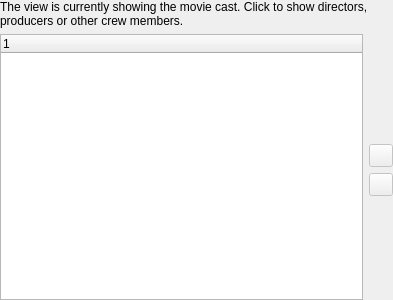
<ui version="4.0" >
 <class>MvdCrewPage</class>
 <widget class="QWidget" name="MvdCrewPage" >
  <property name="geometry" >
   <rect>
    <x>0</x>
    <y>0</y>
    <width>393</width>
    <height>300</height>
   </rect>
  </property>
  <property name="windowTitle" >
   <string>Form</string>
  </property>
  <layout class="QGridLayout" name="gridLayout" >
   <property name="margin" >
    <number>0</number>
   </property>
   <item row="0" column="0" colspan="2" >
    <widget class="QLabel" name="toggleLabel" >
     <property name="contextMenuPolicy" >
      <enum>Qt::NoContextMenu</enum>
     </property>
     <property name="text" >
      <string>The view is currently showing the movie cast. Click to show directors, producers or other crew members.</string>
     </property>
     <property name="wordWrap" >
      <bool>true</bool>
     </property>
     <property name="margin" >
      <number>4</number>
     </property>
    </widget>
   </item>
   <item rowspan="4" row="1" column="0" >
    <widget class="QStackedWidget" name="stack" >
     <property name="currentIndex" >
      <number>3</number>
     </property>
     <widget class="QWidget" name="page" >
      <property name="geometry" >
       <rect>
        <x>0</x>
        <y>0</y>
        <width>364</width>
        <height>258</height>
       </rect>
      </property>
      <layout class="QGridLayout" >
       <property name="margin" >
        <number>0</number>
       </property>
       <item row="0" column="0" >
        <widget class="MvdSDTreeWidget" name="cast" >
         <column>
          <property name="text" >
           <string>1</string>
          </property>
         </column>
        </widget>
       </item>
      </layout>
     </widget>
     <widget class="QWidget" name="page_2" >
      <property name="geometry" >
       <rect>
        <x>0</x>
        <y>0</y>
        <width>364</width>
        <height>258</height>
       </rect>
      </property>
      <layout class="QGridLayout" >
       <property name="margin" >
        <number>0</number>
       </property>
       <item row="0" column="0" >
        <widget class="MvdSDTreeWidget" name="directors" >
         <column>
          <property name="text" >
           <string>1</string>
          </property>
         </column>
        </widget>
       </item>
      </layout>
     </widget>
     <widget class="QWidget" name="page_3" >
      <property name="geometry" >
       <rect>
        <x>0</x>
        <y>0</y>
        <width>364</width>
        <height>258</height>
       </rect>
      </property>
      <layout class="QGridLayout" >
       <property name="margin" >
        <number>0</number>
       </property>
       <item row="0" column="0" >
        <widget class="MvdSDTreeWidget" name="producers" >
         <column>
          <property name="text" >
           <string>1</string>
          </property>
         </column>
        </widget>
       </item>
      </layout>
     </widget>
     <widget class="QWidget" name="page_4" >
      <property name="geometry" >
       <rect>
        <x>0</x>
        <y>0</y>
        <width>364</width>
        <height>258</height>
       </rect>
      </property>
      <layout class="QGridLayout" >
       <property name="margin" >
        <number>0</number>
       </property>
       <item row="0" column="0" >
        <widget class="MvdSDTreeWidget" name="crew" >
         <column>
          <property name="text" >
           <string>1</string>
          </property>
         </column>
        </widget>
       </item>
      </layout>
     </widget>
    </widget>
   </item>
   <item row="1" column="1" >
    <spacer name="verticalSpacer_2" >
     <property name="orientation" >
      <enum>Qt::Vertical</enum>
     </property>
     <property name="sizeHint" stdset="0" >
      <size>
       <width>20</width>
       <height>95</height>
      </size>
     </property>
    </spacer>
   </item>
   <item row="2" column="1" >
    <widget class="QToolButton" name="moveUpBtn" >
     <property name="enabled" >
      <bool>false</bool>
     </property>
     <property name="toolTip" >
      <string>Move the selected item up.</string>
     </property>
     <property name="text" >
      <string/>
     </property>
    </widget>
   </item>
   <item row="3" column="1" >
    <widget class="QToolButton" name="moveDownBtn" >
     <property name="enabled" >
      <bool>false</bool>
     </property>
     <property name="toolTip" >
      <string>Move the selected item down.</string>
     </property>
     <property name="text" >
      <string/>
     </property>
    </widget>
   </item>
   <item row="4" column="1" >
    <spacer name="verticalSpacer" >
     <property name="orientation" >
      <enum>Qt::Vertical</enum>
     </property>
     <property name="sizeHint" stdset="0" >
      <size>
       <width>20</width>
       <height>95</height>
      </size>
     </property>
    </spacer>
   </item>
  </layout>
 </widget>
 <customwidgets>
  <customwidget>
   <class>MvdSDTreeWidget</class>
   <extends>QTreeWidget</extends>
   <header>sdtreewidget.h</header>
  </customwidget>
 </customwidgets>
 <resources/>
 <connections/>
</ui>
